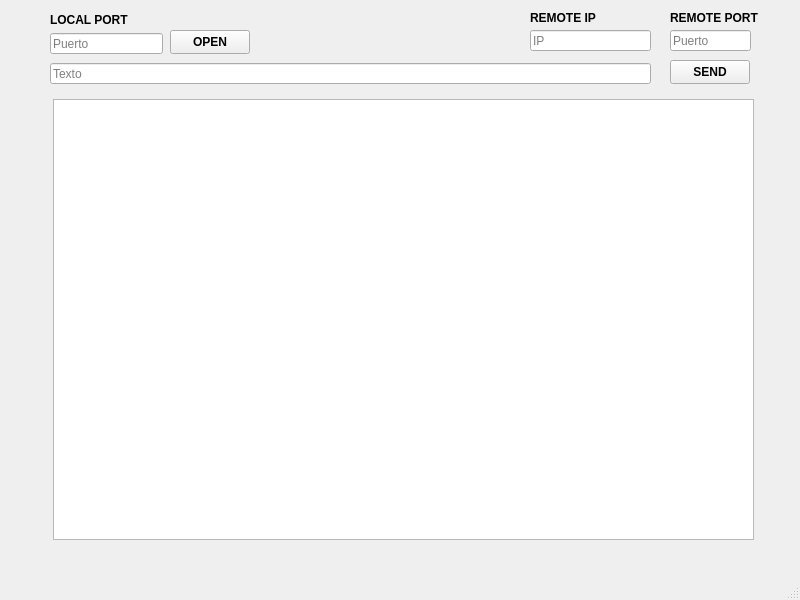
<?xml version="1.0" encoding="UTF-8"?>
<ui version="4.0">
 <class>MainWindow</class>
 <widget class="QMainWindow" name="MainWindow">
  <property name="geometry">
   <rect>
    <x>0</x>
    <y>0</y>
    <width>800</width>
    <height>600</height>
   </rect>
  </property>
  <property name="windowTitle">
   <string>MainWindow</string>
  </property>
  <widget class="QWidget" name="centralwidget">
   <widget class="QLineEdit" name="lineEdit">
    <property name="geometry">
     <rect>
      <x>50</x>
      <y>33</y>
      <width>113</width>
      <height>21</height>
     </rect>
    </property>
    <property name="placeholderText">
     <string>Puerto</string>
    </property>
   </widget>
   <widget class="QLineEdit" name="lineEdit_2">
    <property name="geometry">
     <rect>
      <x>530</x>
      <y>30</y>
      <width>121</width>
      <height>21</height>
     </rect>
    </property>
    <property name="placeholderText">
     <string>IP</string>
    </property>
   </widget>
   <widget class="QPushButton" name="pushButton">
    <property name="geometry">
     <rect>
      <x>170</x>
      <y>30</y>
      <width>80</width>
      <height>24</height>
     </rect>
    </property>
    <property name="font">
     <font>
      <bold>true</bold>
     </font>
    </property>
    <property name="text">
     <string>OPEN</string>
    </property>
   </widget>
   <widget class="QLineEdit" name="lineEdit_3">
    <property name="geometry">
     <rect>
      <x>50</x>
      <y>63</y>
      <width>601</width>
      <height>21</height>
     </rect>
    </property>
    <property name="placeholderText">
     <string>Texto</string>
    </property>
   </widget>
   <widget class="QPushButton" name="pushButton_2">
    <property name="geometry">
     <rect>
      <x>670</x>
      <y>60</y>
      <width>80</width>
      <height>24</height>
     </rect>
    </property>
    <property name="font">
     <font>
      <bold>true</bold>
     </font>
    </property>
    <property name="text">
     <string>SEND</string>
    </property>
   </widget>
   <widget class="QLineEdit" name="lineEdit_4">
    <property name="geometry">
     <rect>
      <x>670</x>
      <y>30</y>
      <width>81</width>
      <height>21</height>
     </rect>
    </property>
    <property name="placeholderText">
     <string>Puerto</string>
    </property>
   </widget>
   <widget class="QPlainTextEdit" name="plainTextEdit">
    <property name="geometry">
     <rect>
      <x>53</x>
      <y>99</y>
      <width>701</width>
      <height>441</height>
     </rect>
    </property>
   </widget>
   <widget class="QLabel" name="label_2">
    <property name="geometry">
     <rect>
      <x>530</x>
      <y>10</y>
      <width>101</width>
      <height>16</height>
     </rect>
    </property>
    <property name="font">
     <font>
      <bold>true</bold>
     </font>
    </property>
    <property name="text">
     <string>REMOTE IP</string>
    </property>
   </widget>
   <widget class="QLabel" name="label_3">
    <property name="geometry">
     <rect>
      <x>50</x>
      <y>10</y>
      <width>111</width>
      <height>20</height>
     </rect>
    </property>
    <property name="font">
     <font>
      <bold>true</bold>
     </font>
    </property>
    <property name="text">
     <string>LOCAL PORT</string>
    </property>
   </widget>
   <widget class="QLabel" name="label_4">
    <property name="geometry">
     <rect>
      <x>670</x>
      <y>10</y>
      <width>101</width>
      <height>16</height>
     </rect>
    </property>
    <property name="font">
     <font>
      <bold>true</bold>
     </font>
    </property>
    <property name="text">
     <string>REMOTE PORT</string>
    </property>
   </widget>
  </widget>
  <widget class="QMenuBar" name="menubar">
   <property name="geometry">
    <rect>
     <x>0</x>
     <y>0</y>
     <width>800</width>
     <height>21</height>
    </rect>
   </property>
  </widget>
  <widget class="QStatusBar" name="statusbar"/>
 </widget>
 <resources/>
 <connections/>
</ui>
